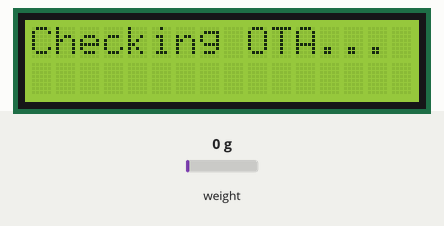
Recording of a sketch running on a simulated ESP32-S3. On the bench: 16×2 character LCD. The test bench sets the inputs (shaded band); at power-on: weight on the scale 0 g. WiFi joins after 1.5 s; servers stay silent unless stated; random numbers use the default seed unless the sketch sets one; no MQTT or app messages arrive unless stated; what the sketch prints to the serial monitor is not drawn.

Above: at 1.6 s.
At 3.9 s:
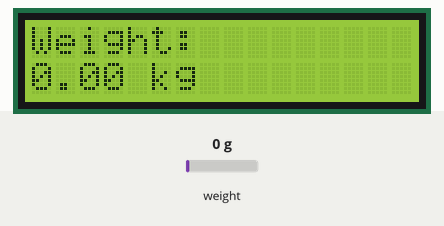
4.0 s: weight on the scale set to 100 g
At 4.7 s:
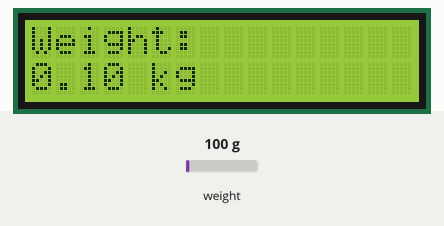
5.6 s: weight on the scale set to 1250 g
At 6.7 s:
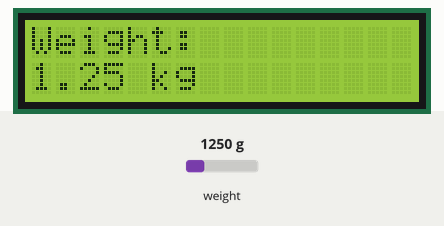
7.3 s: weight on the scale set to 2500 g
At 8.6 s:
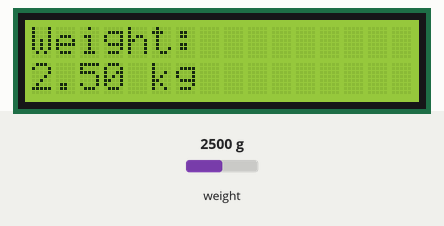
Timing chart, 0 to 10.3 s (numbered marks = the images above; inputs shaded):
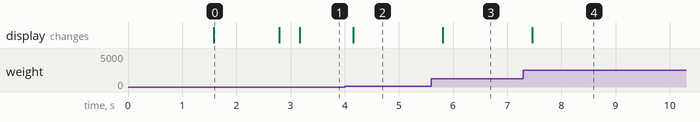

Measured:
- after the input at 4.0 s, the display: changes after 0.16 s (image 2)
- after the input at 5.6 s, the display: changes after 0.21 s (image 3)
- after the input at 7.3 s, the display: changes after 0.17 s (image 4)
- what the display in image 0 shows lasts 1.2 s, from 1.6 s to 2.8 s

The sketch:

Day2.ino
```cpp
#include <WiFi.h>
#include <WiFiManager.h>
#include <PubSubClient.h>
#include <Wire.h>
#include <LiquidCrystal_I2C.h>
#include <HTTPClient.h>
#include <HTTPUpdate.h>
#include <WiFiClientSecure.h>
#include "HX711.h"

// --- Current Firmware Version ---
const String CURRENT_VERSION = "1.0.0";

// --- GitHub OTA URLs (Replace with your actual GitHub username and Repo) ---
// Note: Use raw.githubusercontent.com for direct file downloads!
const char* version_url  = "https://raw.githubusercontent.com/pranavgholap2111-sys/Weighing_Scale/main/version.txt";
const char* firmware_url = "https://raw.githubusercontent.com/pranavgholap2111-sys/Weighing_Scale/main/firmware.bin";

// --- Hardware Pins ---
#define HX711_DOUT_PIN 1
#define HX711_SCK_PIN  2
#define LCD_SDA_PIN    21
#define LCD_SCL_PIN    47

// --- MQTT & Scale Settings ---
const char* mqtt_server = "broker.hivemq.com";
const int mqtt_port = 1883;
const char* mqtt_topic = "smartscale/telemetry/weight";
float calibration_factor = 420.0;

HX711 scale;
LiquidCrystal_I2C lcd(0x27, 16, 2);
WiFiClient espClient;
PubSubClient client(espClient);

unsigned long lastMsgTime = 0;

void checkForOTAUpdate() {
  if (WiFi.status() != WL_CONNECTED) return;

  Serial.println("\n--- Checking for GitHub OTA Updates ---");
  lcd.clear();
  lcd.setCursor(0, 0);
  lcd.print("Checking OTA...");

  WiFiClientSecure clientSecure;
  clientSecure.setInsecure(); // Bypass SSL certificate verification for GitHub HTTPS

  HTTPClient http;
  http.begin(clientSecure, version_url);
  int httpCode = http.GET();

  if (httpCode == HTTP_CODE_OK) {
    String payload = http.getString();
    payload.trim(); // Get version string from version.txt

    Serial.print("Current Firmware Version: ");
    Serial.println(CURRENT_VERSION);
    Serial.print("GitHub Firmware Version:  ");
    Serial.println(payload);

    if (payload != CURRENT_VERSION) {
      Serial.println("New firmware version detected! Starting OTA update...");
      lcd.setCursor(0, 0);
      lcd.print("Updating Firmware");
      lcd.setCursor(0, 1);
      lcd.print("Do NOT Power Off!");

      // Execute OTA Flash
      t_httpUpdate_return ret = httpUpdate.update(clientSecure, firmware_url);

      switch (ret) {
        case HTTP_UPDATE_FAILED:
          Serial.printf("OTA Update Failed. Error (%d): %s\n", httpUpdate.getLastError(), httpUpdate.getLastErrorString().c_str());
          break;

        case HTTP_UPDATE_NO_UPDATES:
          Serial.println("No updates found.");
          break;

        case HTTP_UPDATE_OK:
          Serial.println("OTA Update Successful! Rebooting...");
          break;
      }
    } else {
      Serial.println("Firmware is already up to date.");
      lcd.setCursor(0, 1);
      lcd.print("Version Up2Date!");
      delay(1000);
    }
  } else {
    Serial.printf("Failed to fetch version file. HTTP Code: %d\n", httpCode);
  }
  http.end();
}

void setup() {
  Serial.begin(115200);

  // 1. Wi-Fi Setup
  WiFiManager wm;
  wm.setConfigPortalTimeout(180);
  if (!wm.autoConnect("Poultry-Scale-AP")) {
    ESP.restart();
  }

  // 2. Hardware Setup
  pinMode(HX711_DOUT_PIN, INPUT_PULLUP);
  pinMode(HX711_SCK_PIN, OUTPUT);

  Wire.begin(LCD_SDA_PIN, LCD_SCL_PIN);
  lcd.init();
  lcd.backlight();

  // 3. Check GitHub for OTA updates before running main scale loop
  checkForOTAUpdate();

  scale.begin(HX711_DOUT_PIN, HX711_SCK_PIN);
  scale.set_scale(calibration_factor);
  scale.tare();

  client.setServer(mqtt_server, mqtt_port);
  lcd.clear();
}

void loop() {
  if (!client.connected()) {
    String clientId = "ESP32S3_Scale_";
    clientId += String(random(0xffff), HEX);
    client.connect(clientId.c_str());
  }
  client.loop();

  if (scale.is_ready()) {
    float grams = scale.get_units(3);

    lcd.setCursor(0, 0);
    lcd.print("Weight:         ");
    lcd.setCursor(0, 1);
    lcd.print(String(grams / 1000.0, 2) + " kg        ");

    if (millis() - lastMsgTime > 300) {
      lastMsgTime = millis();
      char weightStr[10];
      dtostrf(grams, 4, 1, weightStr);
      client.publish(mqtt_topic, weightStr);
    }
  }
}
```
